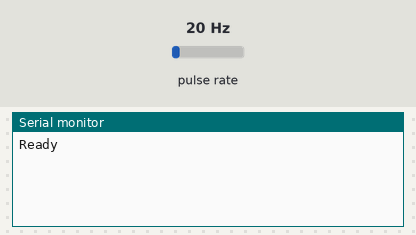
A sketch run on a simulated Arduino Uno, built with avr-gcc and run on an emulated ATmega328P. Shown: the last lines printed to the serial monitor. Wiring (inferred from the names in the program): pulse sensor: data pin 8. The inputs (shaded band) are chosen by the test bench; at power-on: pulse rate 20 Hz.

Above: at 1.2 s.
1.3 s: pulse rate (sensor on pin 8) set to 4 Hz
At 1.8 s:
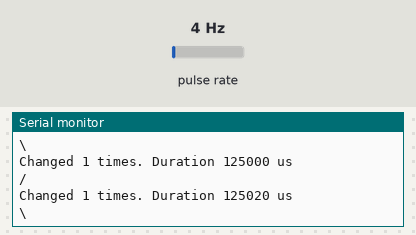
2.8 s: pulse rate (sensor on pin 8) set to 50 Hz
At 6.6 s:
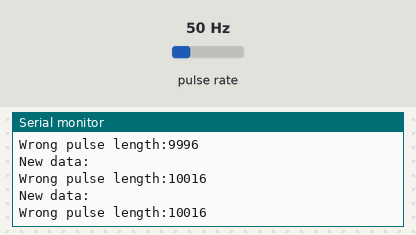
Timing chart, 0 to 8.1 s (numbered marks = the images above; inputs shaded):
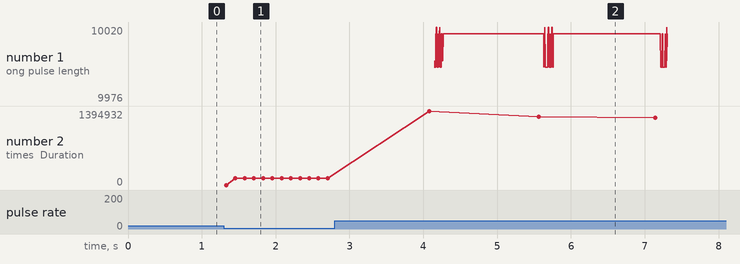

Measured:
- after the input at 1.3 s, the serial monitor: prints a new line at once (image 1)
- after the input at 2.8 s, the serial monitor: prints a new line after 1.3 s (image 2)
- plotted number 2: 124996 → 1289436 after the input at 2.8 s

The sketch:

RF_receiver_ICP.ino
```cpp
#include <Arduino.h>

#define DEBUG

#define ICP1_PIN 8
#define POWER_PIN 10

//buffer size
#define MAX_RECEIVES 128
//microseconds for one timer tick (4us for 64 prescaler and F_CPU=16MHz)
#define TIMER_PULSE_MICROSECONDS 4
//weather station channel
#define SELECTED_CHANNEL 3
//pulse intervals
#define START_SEQUENCE_MIN 9000
#define START_SEQUENCE_MAX 10000
#define PULSE_MIN 400
#define PULSE_MAX 600
#define SPACE_ONE_MIN 4000
#define SPACE_ONE_MAX 5000
#define SPACE_ZERO_MIN 1350
#define SPACE_ZERO_MAX 2500
//UART baud rate
#define UART_SPEED  115200
//number of received pin level changes
volatile int receives = 0;
//buffers for pin levels
volatile uint32_t receive_times[MAX_RECEIVES];
volatile bool levels[MAX_RECEIVES];
//buffer for decoded data (theoretical maximum is half of pin changes)
bool decodedData[MAX_RECEIVES/2];
//current watched edge flag
bool risingEdge = false;
//time to try decoding flag
volatile bool stop_receive = false;
//result of decoded data
float outdoorTemp = 0.0;


void setup() {
   //optional pin for power RF receives
   pinMode(POWER_PIN, OUTPUT);
   digitalWrite(POWER_PIN,HIGH);
   //input capture T1 pin
   pinMode(ICP1_PIN, INPUT);
   //T1 initialization
   initTimer1();

   Serial.begin(UART_SPEED);

#ifdef DEBUG
   Serial.println("Ready");
#endif
}

void loop() {
   //decode request
   if(stop_receive)
   {
      decodeData();
      stop_receive = false;
   }
}

ISR(TIMER1_COMPA_vect) {
   //no pin change captured long time -> buffer not empty -> try decode received data
   if(receives>0)
      stop_receive = true;
}

ISR(TIMER1_CAPT_vect) {
   //reset time
   TCNT1H = 0;
   TCNT1L = 0;
   //read timestamp
   byte low = ICR1L;
   byte high = ICR1H;
   //calc gap between level changes (microseconds)
   uint32_t gap = TIMER_PULSE_MICROSECONDS * (((uint32_t)high << 8) | (uint32_t)low);
   //write current level change
   intRecv(gap);

   //change edge detection for next capture
   if (risingEdge)
      TCCR1B &= ~(1<<ICES1);
   else
      TCCR1B |= (1<<ICES1);

   risingEdge = !risingEdge;
}

//----------------------------------------- T1 initilalization ---------------------------------------------
void initTimer1() {
   TCCR1A = 0;
   TCCR1B = 3; //64 prescaler
   TCCR1C = 0;

   //OC = 30ms
   OCR1AH = 0x1D;
   OCR1AL = 0x4C;

   TIMSK1 = (1<<ICIE1) | (1<<OCIE1A);
}

//----------------------------------------- start measuring ---------------------------------------------
void startMeasure()
{
   digitalWrite(POWER_PIN,HIGH);
   TCCR1B = 3;
}

//----------------------------------------- stop measuring ---------------------------------------------
void stopMeasure()
{
   digitalWrite(POWER_PIN,LOW);
   TCCR1B = 0;
}

//----------------------------------------- write current level change  ---------------------------------------------
void intRecv(uint32_t gap)
{
   if(stop_receive)
   return;

   if(receives < MAX_RECEIVES)
   {
      if(receives == 1)
      {
         if(gap > START_SEQUENCE_MIN and gap < START_SEQUENCE_MAX)
         {
            levels[1] = risingEdge;
            receive_times[1] = gap;

            receives++;
         }
         else
         {
            levels[0] = risingEdge;
            receive_times[0] = 0;
         }
      }
      else if(gap > PULSE_MIN)
      {
         levels[receives] = risingEdge;
         receive_times[receives] = gap;

         receives++;
      }
      else if(receives > 1)
      {
         stop_receive = true;
      }
      else
      {
         levels[0] = risingEdge;
         receive_times[0] = 0;
         receives = 0;
      }
   }
   else
      stop_receive = true;
}

//----------------------------------------- decode data stored in receive buffers ---------------------------------------------
void decodeData()
{
   noInterrupts();

#ifdef DEBUG
   uint32_t duration = 0;

   for(int i=0;i<receives;i++)
   {
      duration += receive_times[i];
   }

   Serial.print(F("Changed "));Serial.print(receives,DEC);
   Serial.print(F(" times. Duration "));Serial.print(duration, DEC);
   Serial.println(" us");

   for(int i=0;i<receives;i++)
   {
      if(i>0)
      {
         Serial.print(receive_times[i], DEC);
         Serial.print("");
      }

      if(levels[i])
         Serial.print("/");
      else
         Serial.print("\\");
   }

   Serial.println("");

#endif

   int len = 0;
   bool decodingOk = false;

   for(int i=0;i<receives;i++)
   {
      if(i>0)
      {
         unsigned long gap = receive_times[i];

         //start sequence
         if((levels[i-1] == 0) && (gap > START_SEQUENCE_MIN) && (gap < START_SEQUENCE_MAX))
         {
            if(len > 0)
            {
               analyzeDecodedData(len);
            }

#ifdef DEBUG
            Serial.println(F("New data:"));
#endif
            len = 0;
            decodingOk = true;
         }
         //pulse active
         else if(decodingOk && (levels[i-1] == 1))
         {
            if((gap > PULSE_MIN) && (gap < PULSE_MAX))
            {

            }
            else
            {
               decodingOk = false;
#ifdef DEBUG
               Serial.println(""); Serial.print(F("Wrong pulse length:")); Serial.println(gap, DEC);
#endif
            }
         }
         //space
         else if(decodingOk && (levels[i-1] == 0))
         {
            //one
            if((gap > SPACE_ONE_MIN) && (gap < SPACE_ONE_MAX))
            {
               decodedData[len++] = true;
            }
            //zero
            else if((gap > SPACE_ZERO_MIN) && (gap < SPACE_ZERO_MAX))
            {
               decodedData[len++] = false;
            }
            else
            {
               decodingOk = false;
#ifdef DEBUG
               Serial.println(""); Serial.print(F("Wrong space length:")); Serial.println(gap, DEC);
#endif
            }
         }
      }
   }

   if(len > 0)
   {
      analyzeDecodedData(len);
   }

   receives = 0;

   interrupts();
}

//------------------------- analyze decoded data and make decision that received packet is that what is expected -------------------
void analyzeDecodedData(int len)
{
#ifdef DEBUG
   for(int i=0;i<len;i++)
   {
      Serial.print(decodedData[i] ? "1|" : "0|");
   }
   Serial.println("");
   Serial.print(F("Decoded "));  Serial.print(len);  Serial.println(F("bytes"));
#endif
   //temp packet?
   if(len == 28)
   {
      uint32_t raw = 0;

      //put all bits into one double word
      for(int i=0;i<28;i++)
      {
         raw |= ((uint32_t)decodedData[i]) << 27-i;
      }

      //calculate and compare checksum
      if(checksum(raw))
      {
         #ifdef DEBUG
         Serial.print(F("Temp received. Raw=0x")); Serial.println(raw,HEX);
         #endif
         //retrieve channel and temperature data
         int channel = (raw >> 2) & 3;
         int temp = (raw >> 4) & 0xFFF;

#ifdef DEBUG
         Serial.print(F("Channel="));Serial.print(channel);  Serial.print(F(";Temp="));  Serial.print(temp); Serial.println(F("C"));
#endif
         //
         if(channel == SELECTED_CHANNEL)
         {
            setOutdoorTemp(temp);
         }
      }
      else
      Serial.println(F("Checksum error"));
   }
}

//----------------------------------------- checksum ---------------------------------------------
bool checksum(uint32_t data)
{
   byte packetChecksum = (data >> 24) & 0xF;
   byte calcChecksum = 0xF;

   for(int i=0;i<6;i++)
   {
      calcChecksum += (data >> (20 - 4*i)) & 0xF;
   }

   calcChecksum &= 0xF;

   return calcChecksum == packetChecksum;
}

//----------------------------------------- outdoor temperature set ---------------------------------------------
void setOutdoorTemp(int temp)
{
   outdoorTemp = (float)temp / 10;

   Serial.print("OutdoorTemp=");Serial.print(outdoorTemp,DEC);Serial.println("C");
}
```
